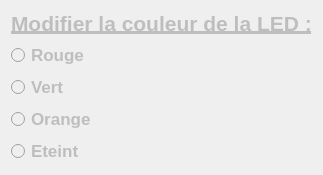
       <widget class="QWidget" name="commande">
        <property name="enabled">
         <bool>false</bool>
        </property>
        <attribute name="title">
         <string>Commande</string>
        </attribute>
        <layout class="QHBoxLayout" name="horizontalLayout_3">
         <item>
          <layout class="QGridLayout" name="gridLayout_2">
           <item row="0" column="0">
            <layout class="QVBoxLayout" name="verticalLayout_4">
             <item>
              <widget class="QLabel" name="labelEtatLed">
               <property name="sizePolicy">
                <sizepolicy hsizetype="Preferred" vsizetype="Minimum">
                 <horstretch>0</horstretch>
                 <verstretch>0</verstretch>
                </sizepolicy>
               </property>
               <property name="font">
                <font>
                 <pointsize>16</pointsize>
                 <weight>75</weight>
                 <bold>true</bold>
                 <underline>true</underline>
                </font>
               </property>
               <property name="text">
                <string>Modifier la couleur de la LED :</string>
               </property>
               <property name="scaledContents">
                <bool>false</bool>
               </property>
              </widget>
             </item>
             <item>
              <widget class="QRadioButton" name="radioButtonLedRouge">
               <property name="enabled">
                <bool>false</bool>
               </property>
               <property name="sizePolicy">
                <sizepolicy hsizetype="Minimum" vsizetype="Minimum">
                 <horstretch>0</horstretch>
                 <verstretch>0</verstretch>
                </sizepolicy>
               </property>
               <property name="font">
                <font>
                 <pointsize>13</pointsize>
                 <weight>75</weight>
                 <bold>true</bold>
                 <stylestrategy>PreferDefault</stylestrategy>
                 <kerning>true</kerning>
                </font>
               </property>
               <property name="cursor">
                <cursorShape>PointingHandCursor</cursorShape>
               </property>
               <property name="text">
                <string>Rouge</string>
               </property>
              </widget>
             </item>
             <item>
              <widget class="QRadioButton" name="radioButtonLedVert">
               <property name="sizePolicy">
                <sizepolicy hsizetype="Minimum" vsizetype="Minimum">
                 <horstretch>0</horstretch>
                 <verstretch>0</verstretch>
                </sizepolicy>
               </property>
               <property name="font">
                <font>
                 <pointsize>13</pointsize>
                 <weight>75</weight>
                 <bold>true</bold>
                </font>
               </property>
               <property name="cursor">
                <cursorShape>PointingHandCursor</cursorShape>
               </property>
               <property name="text">
                <string>Vert</string>
               </property>
              </widget>
             </item>
             <item>
              <widget class="QRadioButton" name="radioButtonLedOrange">
               <property name="sizePolicy">
                <sizepolicy hsizetype="Minimum" vsizetype="Minimum">
                 <horstretch>0</horstretch>
                 <verstretch>0</verstretch>
                </sizepolicy>
               </property>
               <property name="font">
                <font>
                 <pointsize>13</pointsize>
                 <weight>75</weight>
                 <bold>true</bold>
                </font>
               </property>
               <property name="cursor">
                <cursorShape>PointingHandCursor</cursorShape>
               </property>
               <property name="text">
                <string>Orange</string>
               </property>
              </widget>
             </item>
             <item>
              <widget class="QRadioButton" name="radioButtonLedOff">
               <property name="sizePolicy">
                <sizepolicy hsizetype="Minimum" vsizetype="Minimum">
                 <horstretch>0</horstretch>
                 <verstretch>0</verstretch>
                </sizepolicy>
               </property>
               <property name="font">
                <font>
                 <pointsize>13</pointsize>
                 <weight>75</weight>
                 <bold>true</bold>
                </font>
               </property>
               <property name="cursor">
                <cursorShape>PointingHandCursor</cursorShape>
               </property>
               <property name="text">
                <string>Eteint</string>
               </property>
              </widget>
             </item>
            </layout>
           </item>
          </layout>
         </item>
        </layout>
       </widget>
